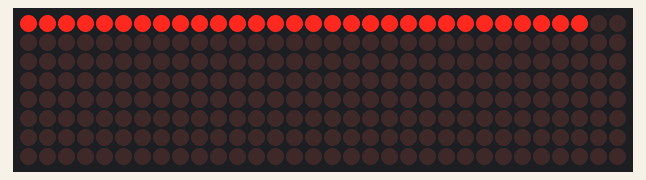
Recording of a sketch running on a simulated Arduino Uno, built with avr-gcc and run on an emulated ATmega328P. Parts: 32×8 LED matrix.

Above: at 0.46 s.
At 1.06 s:
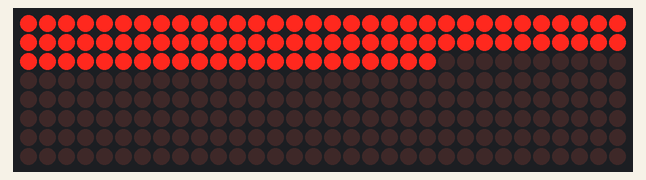
At 1.66 s:
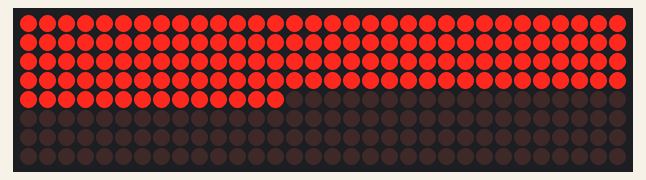
At 2.89 s:
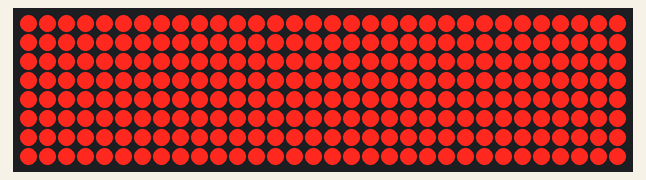
At 4.14 s:
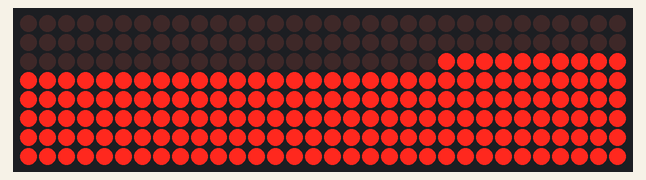
At 5.64 s:
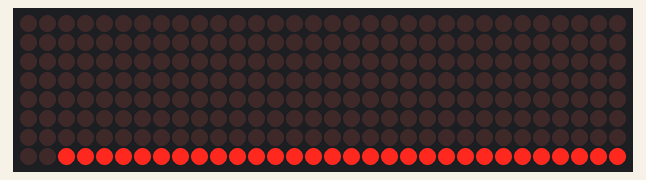

The sketch:

ledmatrix_setpix.ino
```cpp
#include <LEDMatrixDriver.hpp>

// This sketch will 'flood fill' your LED matrix using the hardware SPI driver Library by Bartosz Bielawski.
// Example written 16.06.2017 by Marko Oette, www.oette.info

// Define the ChipSelect pin for the led matrix (Dont use the SS or MISO pin of your Arduino!)
// Other pins are Arduino specific SPI pins (MOSI=DIN, SCK=CLK of the LEDMatrix) see https://www.arduino.cc/en/Reference/SPI
const uint8_t LEDMATRIX_CS_PIN = 9;

// Number of 8x8 segments you are connecting
const int LEDMATRIX_SEGMENTS = 4;
const int LEDMATRIX_WIDTH    = LEDMATRIX_SEGMENTS * 8;

// The LEDMatrixDriver class instance
LEDMatrixDriver lmd(LEDMATRIX_SEGMENTS, LEDMATRIX_CS_PIN);

void setup() {
  // init the display
  lmd.setEnabled(true);
  lmd.setIntensity(10);   // 0 = low, 10 = high
}

int x=0, y=0;   // start top left
bool s = true;  // start with led on

void loop() {
  // toggle current pixel in framebuffer
  lmd.setPixel(x, y, s);

  // move to next pixel
  if( x++ >= LEDMATRIX_WIDTH )
  {
    // Return to left
    x=0;

    // start new line
    if( y++ >= 8)
    {
      y = 0;  // need to return to start
      s = !s; // toggle led state
    }
  }


  // Flush framebuffer
  lmd.display();

  delay(10);
}
```

Measured:
- by itself, everything shown: repeats every 6.2 s, in 22 steps
